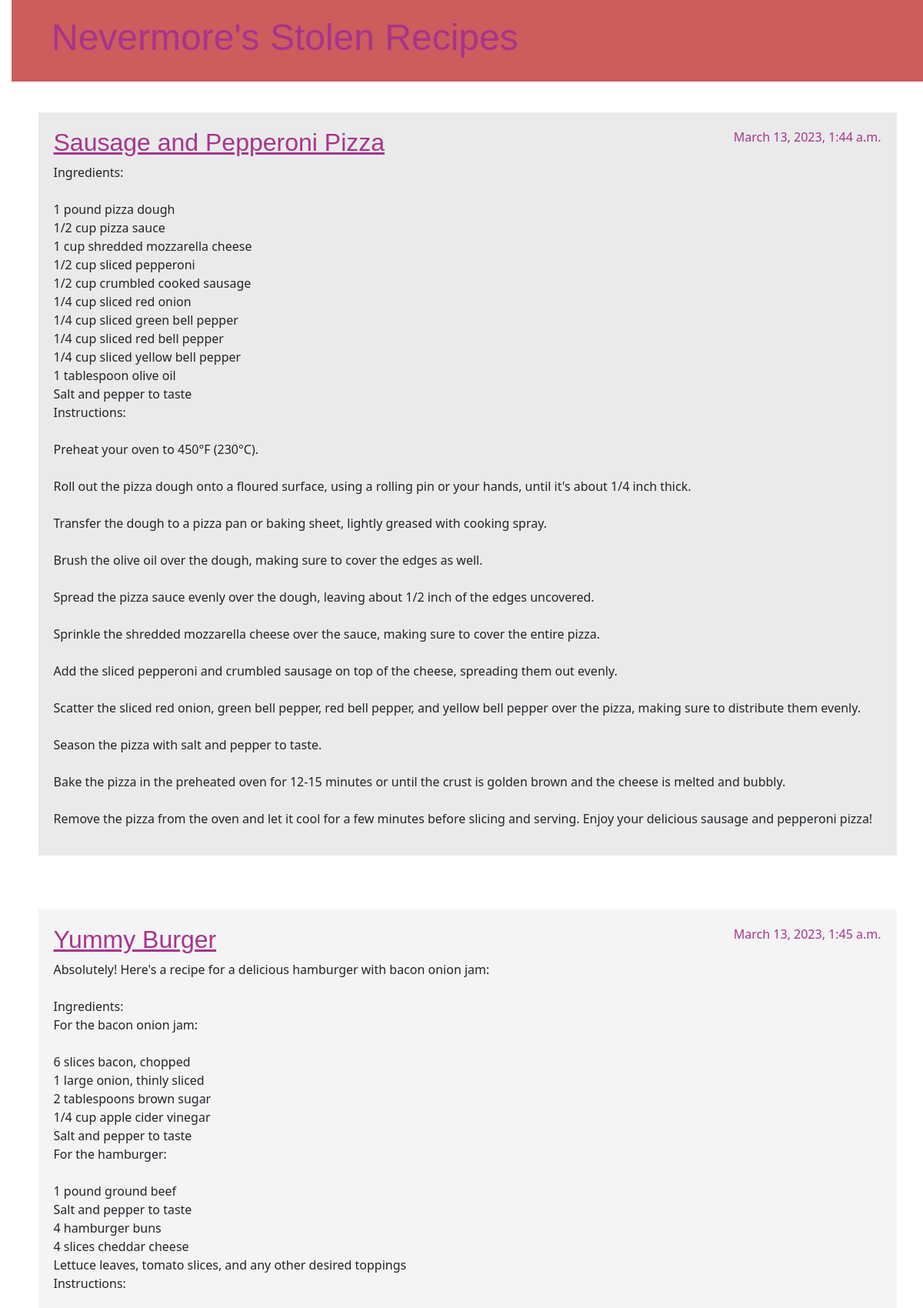
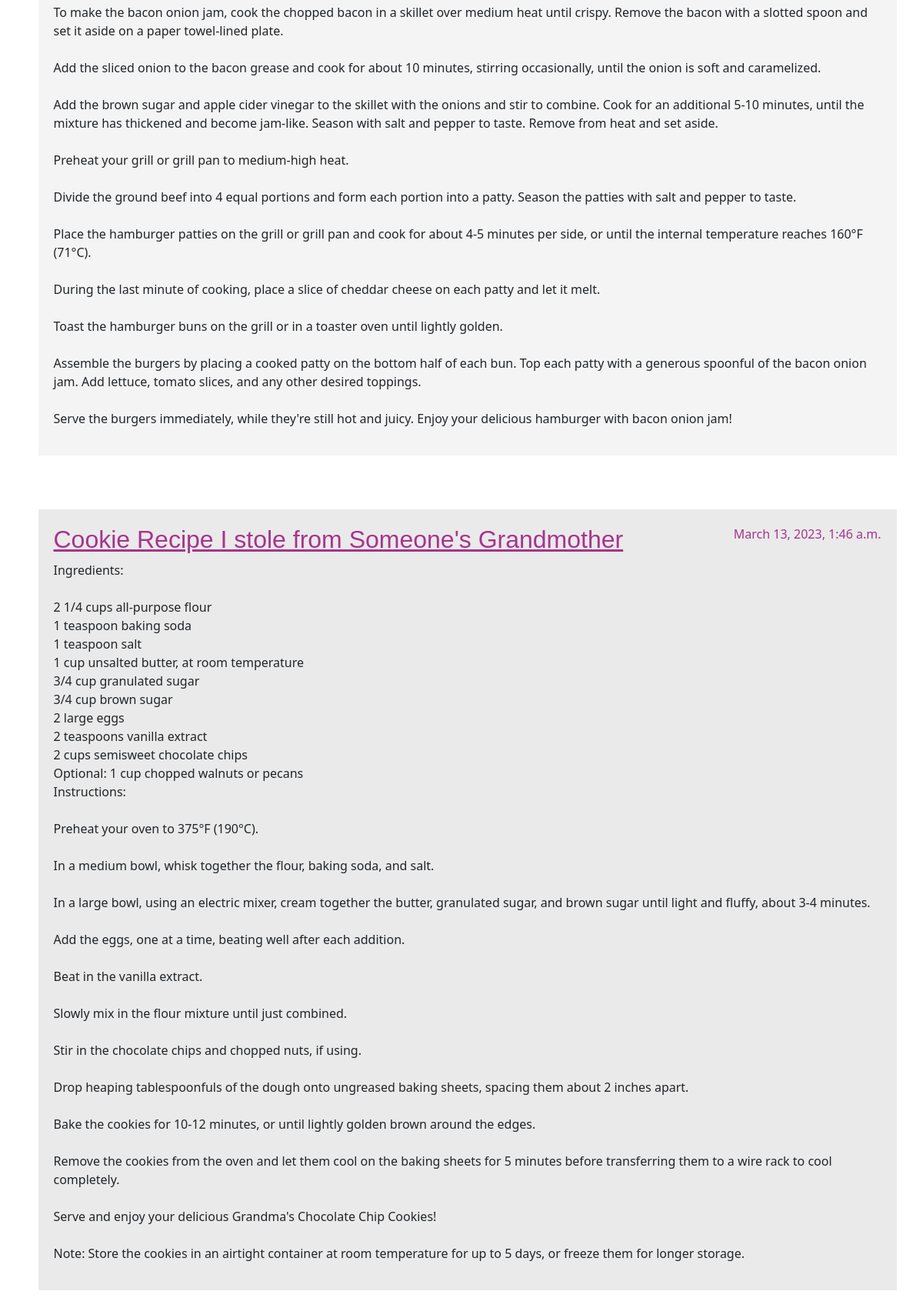
The page / (upper part) on the database its author committed (2 pictures, top to bottom).
### blog/models.py (models this page shows, shortened)
class Post(models.Model):
    author = models.ForeignKey(settings.AUTH_USER_MODEL, on_delete=models.CASCADE)
    title = models.CharField(max_length=200)
    text = models.TextField()
    created_date = models.DateTimeField(default=timezone.now)
    published_date = models.DateTimeField(blank=True, null=True)

### blog/views.py (the view)
# urls.py: path('', views.post_list, name='post_list'),
def post_list(request):
    posts = Post.objects.filter(published_date__lte=timezone.now()).order_by('published_date')
    return render(request, 'blog/post_list.html', {'posts': posts})

### blog/templates/blog/post_list.html
{% extends 'blog/base.html' %}
{% block content %}
    {% for post in posts %}
        <article class="post">
            <time class="date">
                {{ post.published_date }}
            </time>
            <h2><a href="{% url 'post_detail' pk=post.pk %}">{{ post.title }}</a></h2>
            <p>{{ post.text|linebreaksbr }}</p>
        </article>
    {% endfor %}
{% endblock %}

### blog/static/css/blog.css (style rules this page uses)
body { padding-left: 15px; }
h1 a, h2 a { color: #A6348D; font-family: 'Gill Sans', sans-serif; }
h1, h2, h3, h4 { font-family: 'Gill Sans', sans-serif; }
.date { color: #A6348D; }
.post { margin-bottom: 70px; }
.post h2 a, .post h2 a:visited { color: #A6348D; }
.post > .date, .post > .actions { float: right; }

### blog/templates/blog/base.html (style rules this page uses)
body { padding-left: 15px; }
h1 a, h2 a { color: #CD5C5C; font-family: 'Gill Sans', sans-serif; }
h1, h2, h3, h4 { font-family: 'Gill Sans', sans-serif; }
.date { color: #a6348d; }
.post { margin-bottom: 70px; background-color: #f4f4f4; padding: 20px; }
.post:nth-child(odd) { background-color: #eaeaea; }
.post h2 a, .post h2 a:visited { color: #a6348d; }
.post > .date, .post > .actions { float: right; }

### rows shown on the page
Post: published_date "March 13, 2023, 1:44 a.m.", title "Sausage and Pepperoni Pizza", text "Ingredients: 1 pound pizza dough 1/2 cup pizza sauce 1 cup shredded mozzarella cheese 1/2 cup sliced pepperoni 1/2 cup crumbled cooked sausage 1/4 cup sliced red onion 1/4 cup sliced green bell pepper 1/4 cup sliced red bell pepper 1/4 cup sliced yellow bell pepper 1 tablespoon olive oil Salt and pepper to taste Instructions: Preheat your oven to 450°F (230°C). Roll out the pizza dough onto a floured surface, using a rolling pin or your hands, until it's about 1/4 inch thick. Transfer the dough to a pizza pan or baking sheet, lightly greased with cooking spray. Brush the olive oil over the dough, making sure to cover the edges as well. Spread the pizza sauce evenly over the dough, leaving…"
Post: published_date "March 13, 2023, 1:45 a.m.", title "Yummy Burger", text "Absolutely! Here's a recipe for a delicious hamburger with bacon onion jam: Ingredients: For the bacon onion jam: 6 slices bacon, chopped 1 large onion, thinly sliced 2 tablespoons brown sugar 1/4 cup apple cider vinegar Salt and pepper to taste For the hamburger: 1 pound ground beef Salt and pepper to taste 4 hamburger buns 4 slices cheddar cheese Lettuce leaves, tomato slices, and any other desired toppings Instructions: To make the bacon onion jam, cook the chopped bacon in a skillet over medium heat until crispy. Remove the bacon with a slotted spoon and set it aside on a paper towel-lined plate. Add the sliced onion to the bacon grease and cook for about 10 minutes, stirring…"
Post: published_date "March 13, 2023, 1:46 a.m.", title "Cookie Recipe I stole from Someone's Grandmother", text "Ingredients: 2 1/4 cups all-purpose flour 1 teaspoon baking soda 1 teaspoon salt 1 cup unsalted butter, at room temperature 3/4 cup granulated sugar 3/4 cup brown sugar 2 large eggs 2 teaspoons vanilla extract 2 cups semisweet chocolate chips Optional: 1 cup chopped walnuts or pecans Instructions: Preheat your oven to 375°F (190°C). In a medium bowl, whisk together the flour, baking soda, and salt. In a large bowl, using an electric mixer, cream together the butter, granulated sugar, and brown sugar until light and fluffy, about 3-4 minutes. Add the eggs, one at a time, beating well after each addition. Beat in the vanilla extract. Slowly mix in the flour mixture until just combined. Stir…"
